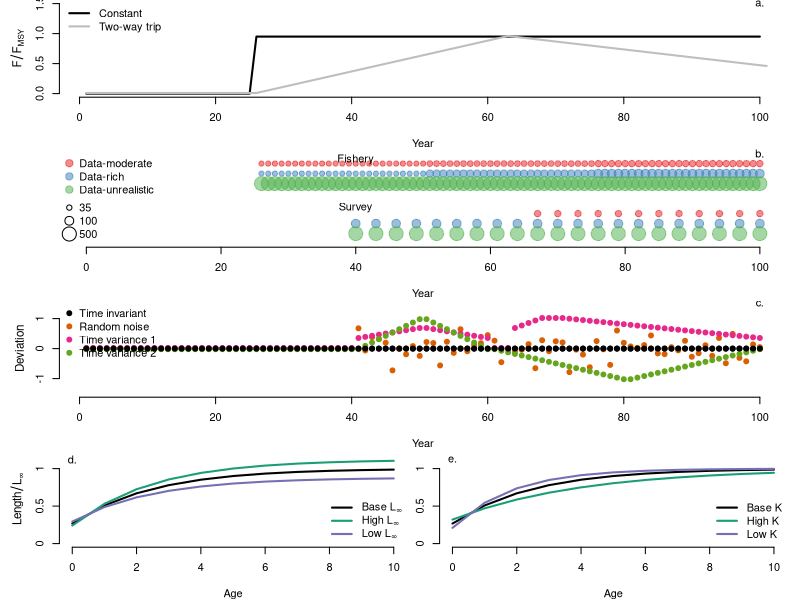

Reproduce this figure in R.
###############################################################################
## This creates a figure with the experimental design for the empirical paper
setwd("C:/Users/Felipe/Dropbox/Fish 600/Growth")

require(RColorBrewer)

ScenPal <- adjustcolor(brewer.pal(3, "Set1"), alpha=0.5)
ScenPal2 <- c("black", brewer.pal(5, "Dark2")[c(2,4,5)])
ScenPal3 <- c("black", brewer.pal(5, "Dark2")[c(1,3)])
# Do black and white?
if(FALSE){
  ScenPal <- adjustcolor(c("gray30","gray50","gray70"), alpha=0.5)
  ScenPal2 <- c("black","gray30","gray50","gray70")
  ScenPal3 <- c("black","gray30","gray50")
} 

#windows(width=7, height=9)
tiff("Experimental_design.tiff", width=7,height=9, res=500, units='in', compression='lzw')
par(mar=c(4,1.5,0,1), oma=c(0,3,0,0))

matlay <- c(1,1,
            2,2,
            3,3,
            4,5)
matlay <- matrix(matlay,ncol=2,byrow=T)

layout(mat=matlay, heights=c(0.25,0.25,0.25,0.25), widths=c(0.5,0.5))

################################################################################
### First, do the panels with fishing mortality

F0 <- c(rep(0,25), rep(0.95,75))
F1 <- c(rep(0,26), ((1/37)*(1:37))*0.95,(-(1/38)*(1:38))*0.5+0.95)

plot(F0, type='l', axes=F, ylim=c(0,1.5), xlab="Year", ylab=NA, lwd=2)
mtext(side=2, text=expression(F/F[MSY]), line=2.5, cex=0.7)
lines(F1+0.01, col="gray", lwd=2)
legend("topleft", legend=c("Constant","Two-way trip"), lwd=2, col=c("black","gray"), bty='n')
axis(2)
axis(1)
text(100, 1.5, labels="a.")

#box()

####################################################################################
### Second, do the one with data

fishery <- 26:100

survey1 <- seq(67, 100, 3)
survey2 <- seq(40, 100, 3)

sampfish1 <- c(rep(35,25), rep(42, 25), rep(50,25))
sampfish2 <- c(rep(35,25), rep(67,25), rep(100,25))
sampfish3 <- rep(500, 75)

sampsurvs <- c(50, 100, 500)

base <- exp(1)
scaler <- 1.5

plot(fishery, rep(4,75), xlim=c(0,100), ylim=c(0,4.5), cex=log(sampfish1/7, base=base)/scaler, pch=19, axes=F, 
     ylab=NA, xlab="Year", col=ScenPal[1])
points(fishery, rep(3.5,75), cex=log(sampfish2/7, base=base)/scaler, pch=19, col=ScenPal[2])
points(fishery, rep(3,75), cex=log(sampfish3/7, base=base)/scaler, pch=19, col=ScenPal[3])

points(survey1, rep(1.5,length(survey1)), cex=log(sampsurvs[1]/7, base=base)/scaler, pch=19, col=ScenPal[1])
points(survey2, rep(1.0,length(survey2)), cex=log(sampsurvs[2]/7, base=base)/scaler, pch=19, col=ScenPal[2])
points(survey2, rep(0.5,length(survey2)), cex=log(sampsurvs[3]/7, base=base)/scaler, pch=19, col=ScenPal[3])

text(40, 4.2, labels="Fishery")
text(40, 1.8, labels="Survey")

axis(1)
legend("topleft", legend=c("Data-moderate","Data-rich", "Data-unrealistic"), pch=19, col=ScenPal, bty='n', 
       pt.cex=1.5)

legend("bottomleft", legend=c(35,100,500), pch=21, pt.cex=log(c(35,100,500)/7, base=base)/scaler, bty='n')
text(100, 4.5, labels="b.")


#################################################################################
### Third, do the time varing stuff

### From Peter's cases - Just copy and pasted
dev2 <- c(0, 0, 0, 0, 0, 0, 0, 0, 0, 0, 0, 0, 0, 0, 0, 0, 0, 0, 0, 0, 0, 0, 0, 0, 0, 
         0, 0, 0, 0, 0, 0, 0, 0, 0, 0, 0, 0, 0, 0, 0, 5.5, 6.11111111111111, 6.72222222222222, 
         7.33333333333334, 7.94444444444444, 8.55555555555556, 9.16666666666667, 9.77777777777777, 
         10.3888888888889, 11, 11, 10.3888888888889, 9.77777777777777, 9.16666666666667, 8.55555555555556, 
         7.94444444444444, 7.33333333333334, 6.72222222222222, 6.11111111111111, 5.5, 0, 0, 0, 11, 12.375, 
         13.75, 15.125, 16.5, 16.5, 16.5, 16.5, 16.1206896551724, 15.7413793103448, 15.3620689655172, 
         14.9827586206897, 14.6034482758621, 14.2241379310345, 13.8448275862069, 13.4655172413793, 
         13.0862068965517, 12.7068965517241, 12.3275862068966, 11.948275862069, 11.5689655172414, 11.1896551724138, 
         10.8103448275862, 10.4310344827586, 10.051724137931, 9.67241379310344, 9.29310344827586, 8.91379310344828, 
         8.53448275862069, 8.1551724137931, 7.77586206896552, 7.39655172413793, 7.01724137931035, 6.63793103448276, 
         6.25862068965517, 5.87931034482759, 5.5)
dev1 <- c(0, 0, 0, 0, 0, 0, 0, 0, 0, 0, 0, 0, 0, 0, 0, 0, 0, 0, 0, 0, 0, 0, 0, 0, 0, 0, 0, 0, 0, 0, 0, 0, 0, 0, 
          0, 0, 0, 0, 0, 0, 11.1543469723957, -1.03799715870328, 6.27059091500808, 5.24846841315007, 
          3.22652602127025, -11.9754232243074, -0.0526090743126986, -3.12714384822269, 1.38037313068654, 
          -4.00157636120656, 3.62107311002566, 3.05977112637004, -9.27486033552133, 3.78601884209986, 
          -2.34454069724591, 10.6520816462052, -1.46523662447839, 1.88682414704984, 2.97859029110509, 
          7.3942568593842, 4.36496863923671, -7.47000245308514, -0.0321423310383082, -1.48306128205327, 
          -0.626755273801159, 2.44141960355427, -10.7953451448666, 4.59696179157652, -1.42476214492493, 
          4.03153247653532, 3.40989869879991, -12.9354073654904, -0.555392092413555, -3.28526301675421, 
          -10.2630150335296, 4.11610249886079, -0.381917674531685, -8.96350850022787, 9.93298211587771, 
          3.19234894036513, 1.18115525489218, 0.406258973007837, 1.92855346126796, 7.21742692439339, 
          -2.6273188872232, -3.03569696263516, 0.774943235140995, -0.96832060149864, 4.30206232448288, 
          -4.48587431086561, -2.5534780691864, 1.83328746202287, -3.95449410471966, 5.83695126454094,
          -8.05461284096399, 8.10283107964042, -5.11805342509933, -7.00780100424766, 2.30079532029411, 
          0.80455259331152)

dev3 <- c(0, 0, 0, 0, 0, 0, 0, 0, 0, 0, 0, 0, 0, 0, 0, 0, 0, 0, 0, 0, 0, 0, 0, 0, 0, 0, 0, 0, 0, 0, 0, 0, 0, 0, 
          0, 0, 0, 0, 0, 0, 0, 1.83333333333334, 3.66666666666666, 5.5, 7.33333333333334, 9.16666666666667, 11, 
          12.8333333333333, 14.6666666666667, 16.5, 16.5, 14.6666666666667, 12.8333333333333, 11, 9.16666666666667, 
          7.33333333333334, 5.5, 3.66666666666666, 1.83333333333334, 0, 0, -0.868421052631582, -1.73684210526316, 
          -2.60526315789474, -3.47368421052632, -4.3421052631579, -5.21052631578947, -6.07894736842105, 
          -6.94736842105263, -7.81578947368421, -8.68421052631579, -9.55263157894737, -10.4210526315789, 
          -11.2894736842105, -12.1578947368421, -13.0263157894737, -13.8947368421053, -14.7631578947368, 
          -15.6315789473684, -16.5, -16.5, -15.6315789473684, -14.7631578947368, -13.8947368421053, 
          -13.0263157894737, -12.1578947368421, -11.2894736842105, -10.4210526315789, -9.55263157894737, 
          -8.68421052631579, -7.81578947368421, -6.94736842105263, -6.07894736842105, -5.21052631578947, 
          -4.3421052631579, -3.47368421052632, -2.60526315789474, -1.73684210526316, -0.868421052631582, 0)

dev1 <- dev1/max(abs(c(dev1,dev2,dev3)))
dev2 <- dev2/max(abs(c(dev1,dev2,dev3)))
dev3 <- dev3/max(abs(c(dev1,dev2,dev3)))


plot(1:100, rep(0,100), ylim=c(-1.5,1.5), axes=F, ylab=NA, xlab="Year", pch=19)
axis(1)
axis(2, at=c(-1,0,1))
mtext(side=2, text="Deviation", line=2.5, cex=0.7)

points(dev1, col=ScenPal2[2], pch=19)
points(dev2+0.02, col=ScenPal2[3], pch=19)
points(dev3-0.02, col=ScenPal2[4], pch=19)
points(rep(0,100), pch=19, col=ScenPal2[1])

legend("topleft", legend=c("Time invariant", "Random noise", "Time variance 1", "Time variance 2"), pch=19,
       col=ScenPal2, bty='n')
text(100, 1.5, labels="c.")

###############################################################################################
### Last, an illustration of VB growth curves with changing K and linf

# A quick VB model
VonBert <- function(age,K,Linf){
  Lmin <- 10
  amin <- 0.5
  leng <- Linf+(Lmin-Linf)*exp(-K*(age-amin))
  return(leng)
}

# The first panel - Changing Linf
plot(0:10, VonBert(0:10, 0.4, 25), type='l', lwd=2, axes=F, xlab="Age", ylab=NA, ylim=c(0,30))
lines(0:10, VonBert(0:10, 0.4, 28), lwd=2, col=ScenPal3[2])
lines(0:10, VonBert(0:10, 0.4, 22), lwd=2, col=ScenPal3[3])
mtext(side=2, text=expression("Length"/L[infinity]), line=2.5, cex=0.7)
axis(1)
axis(2, at=c(0,12.5,25), labels=c(0,0.5,1))
legend("bottomright", lwd=2, col=ScenPal3, bty='n',
       legend=c(expression("Base "*L[infinity]),expression("High "*L[infinity]),expression("Low "*L[infinity])))
text(0, 28, labels="d.")

# The second panel - Changing K
plot(0:10, VonBert(0:10, 0.4, 25), type='l', lwd=2, axes=F, xlab="Age", ylab=NA, ylim=c(0,30))
lines(0:10, VonBert(0:10, 0.25, 25), lwd=2, col=ScenPal3[2])
lines(0:10, VonBert(0:10, 0.55, 25), lwd=2, col=ScenPal3[3])
#mtext(side=2, text=expression("Length"/L[infinity]), line=2.5, cex=0.7)
axis(1)
axis(2, at=c(0,12.5,25), labels=c(0,0.5,1))
legend("bottomright", lwd=2, col=ScenPal3, bty='n', legend=c("Base K", "High K", "Low K"))
text(0, 28, labels="e.")
dev.off()
